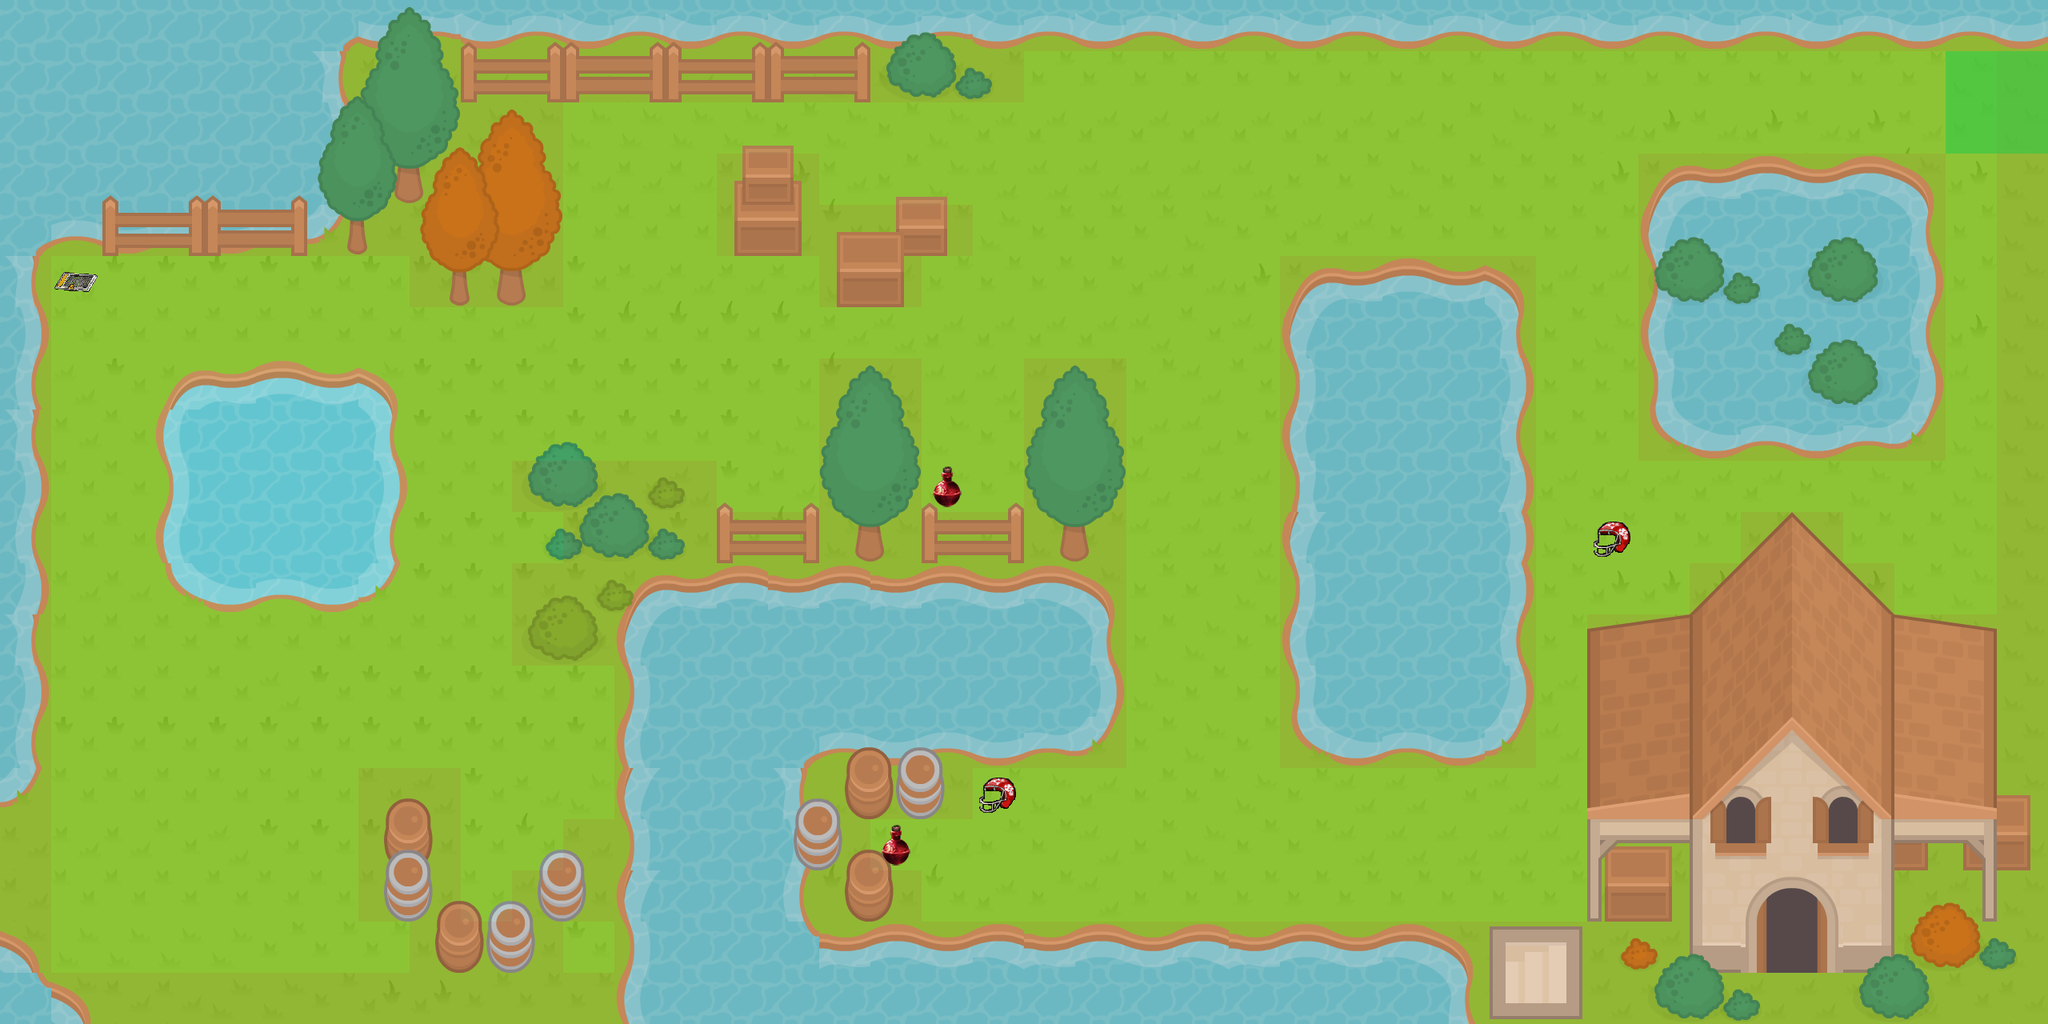

This game map was drawn from its Tiled (.tmx) file and the tilesets committed beside it. A one-line description and the trimmed map source follow:
An orthogonal 40x20 tile map with 64x64 px tiles, 11 tile layers (0_Background, 1_treesBlocked, 2_house2, 3_windows&doors, ...), 6 tilesets and 1 object (hero).

<map version="1.2" tiledversion="1.2.2" orientation="orthogonal" renderorder="right-down" width="40" height="20" tilewidth="64" tileheight="64" infinite="0" nextlayerid="39" nextobjectid="4">
 <tileset firstgid="1" source="RPGpack_sheet_2X.tsx" />
 <tileset firstgid="1041" source="meta.tsx" />
 <tileset firstgid="1042" source="bottle.tsx" />
 <tileset firstgid="1046" source="meta2.tsx" />
 <tileset firstgid="1047" source="door.tsx" />
 <tileset firstgid="1048" source="helmet.tsx" />
 <layer id="28" name="0_Background" width="40" height="20">
  <data>[800 cells, 800 non-empty, 50 distinct tile ids]</data>
 </layer>
 <objectgroup id="9" name="Objects">
  <object id="2" name="hero" x="142.333" y="1042.33" width="40" height="36" />
 </objectgroup>
 <layer id="29" name="1_treesBlocked" width="40" height="20">
  <data>[800 cells, 89 non-empty, 50 distinct tile ids]</data>
 </layer>
 <layer id="30" name="2_house2" width="40" height="20">
  <data>[800 cells, 34 non-empty, 19 distinct tile ids]</data>
 </layer>
 <layer id="31" name="3_windows&amp;doors" width="40" height="20">
  <data>[800 cells, 12 non-empty, 8 distinct tile ids]</data>
 </layer>
 <layer id="32" name="4_house1" width="40" height="20">
  <data>[800 cells, 40 non-empty, 40 distinct tile ids]</data>
 </layer>
 <layer id="33" name="5_tree" width="40" height="20">
  <data>[800 cells, 122 non-empty, 60 distinct tile ids]</data>
 </layer>
 <layer id="34" name="Medicine" width="40" height="20">
  <data>[800 cells, 2 non-empty, 1 distinct tile ids]</data>
 </layer>
 <layer id="35" name="Weapon" width="40" height="20">
  <data>[800 cells, 3 non-empty, 2 distinct tile ids]</data>
 </layer>
 <layer id="36" name="Weapon2" width="40" height="20">
  <data>[800 cells, 0 non-empty, 0 distinct tile ids]</data>
 </layer>
 <layer id="37" name="collidable" width="40" height="20">
  <data>[800 cells, 445 non-empty, 1 distinct tile ids]</data>
 </layer>
 <layer id="38" name="collectable" width="40" height="20" opacity="0.54">
  <data>[800 cells, 4 non-empty, 1 distinct tile ids]</data>
 </layer>
</map>
